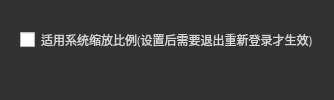
            <widget class="QWidget" name="page_system">
             <layout class="QHBoxLayout" name="horizontalLayout_27">
              <property name="spacing">
               <number>0</number>
              </property>
              <property name="leftMargin">
               <number>0</number>
              </property>
              <property name="topMargin">
               <number>0</number>
              </property>
              <property name="rightMargin">
               <number>0</number>
              </property>
              <property name="bottomMargin">
               <number>0</number>
              </property>
              <item>
               <widget class="QWidget" name="widget_16" native="true">
                <property name="styleSheet">
                 <string notr="true">QWidget#widget_16{
background-color: rgb(50, 50, 50);
}</string>
                </property>
                <layout class="QVBoxLayout" name="verticalLayout_15">
                 <property name="leftMargin">
                  <number>20</number>
                 </property>
                 <property name="topMargin">
                  <number>30</number>
                 </property>
                 <property name="rightMargin">
                  <number>20</number>
                 </property>
                 <item>
                  <widget class="QWidget" name="widget_17" native="true">
                   <layout class="QHBoxLayout" name="horizontalLayout_28">
                    <property name="spacing">
                     <number>0</number>
                    </property>
                    <property name="leftMargin">
                     <number>0</number>
                    </property>
                    <property name="topMargin">
                     <number>0</number>
                    </property>
                    <property name="rightMargin">
                     <number>0</number>
                    </property>
                    <property name="bottomMargin">
                     <number>0</number>
                    </property>
                    <item>
                     <widget class="QCheckBox" name="checkBox_dpi">
                      <property name="styleSheet">
                       <string notr="true">QCheckBox {font: 12px bold; color: rgb(214, 214, 214);}
QCheckBox:disabled {font: 12px bold; color: rgb(142, 142, 142);}
QCheckBox::indicator {width: 15px; height: 15px;}
QCheckBox::indicator:checked {border-image:url(:/sysButton/img/sysButton/check.png);}
QCheckBox::indicator:unchecked {border-image:url(:/sysButton/img/sysButton/uncheck.png);}
QCheckBox::indicator:checked:disabled {border-image:url(:/sysButton/img/sysButton/check.png);}
QCheckBox::indicator:unchecked:disabled {border-image:url(:/sysButton/img/sysButton/uncheck.png);}</string>
                      </property>
                      <property name="text">
                       <string>适用系统缩放比例(设置后需要退出重新登录才生效)</string>
                      </property>
                     </widget>
                    </item>
                   </layout>
                  </widget>
                 </item>
                 <item>
                  <spacer name="verticalSpacer_11">
                   <property name="orientation">
                    <enum>Qt::Vertical</enum>
                   </property>
                   <property name="sizeHint" stdset="0">
                    <size>
                     <width>20</width>
                     <height>40</height>
                    </size>
                   </property>
                  </spacer>
                 </item>
                </layout>
               </widget>
              </item>
             </layout>
            </widget>
